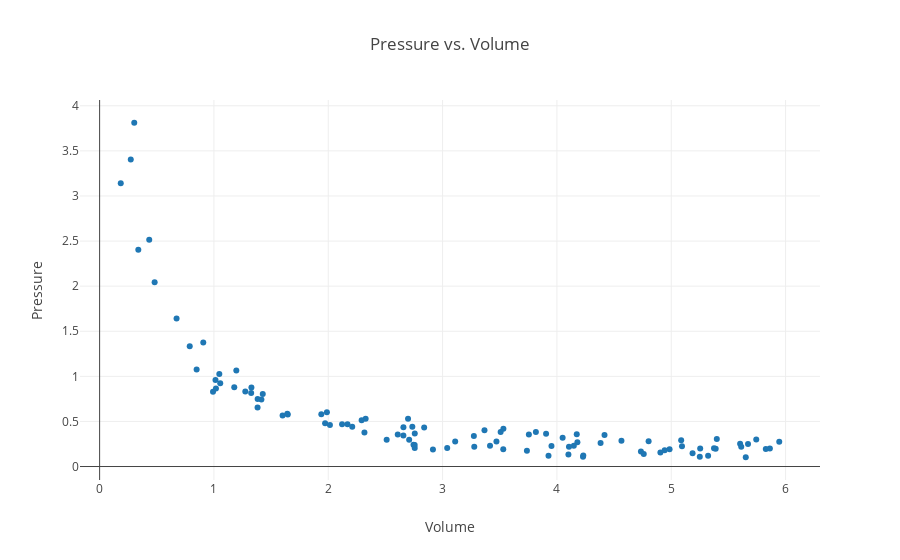

The code cell stored with this chart in its notebook:
### Code cell
# Imports.
import plotly.offline as py
from plotly.offline import init_notebook_mode, iplot
import plotly.graph_objs as go
import numpy as np

import math

# Initialize plotly for Jupyter notebooks.
init_notebook_mode(connected=True)

# Initialize data sets.
gx = []
gy = []

# Constant multiple in Boyle's Law.
k = 1

# Boyle's Law is technically PV = k, where k is constant for that specific system, (It varies between systems.)
# and P1V1 = P2V2 is only a result of this relationship. Students do not learn this however.
# For simplicity k is set to 1.

# Standard deviation.
sd = 0.15

# Randomly generate data based on user defined volume and number of trials.
for i in range(0, N):
    temp = np.random.random_sample() * volume
    
    # Prevent large outliers. The limit is arbitrary, it is just so the graph looks nice.
    limit = np.random.random_sample() + 1
    while(k/temp > volume/limit):
        temp = np.random.random_sample() * volume
    
    outputx = np.random.uniform(temp-sd, temp+sd)
    outputy = np.random.uniform((k/temp)-sd, (k/temp)+sd)
    
    gx.append(outputx)
    gy.append(outputy)

# Create a trace.
trace = go.Scatter(
    x = gx,
    y = gy,
    mode = 'markers'
)

# Label the graph.
templayout = go.Layout(
    title = 'Pressure vs. Volume',
    xaxis = dict(title='Volume'),
    yaxis = dict(title='Pressure')
)

# Plot graph
tempdata = [trace]
fig = go.Figure(data = tempdata, layout = templayout)
py.iplot(fig, filename='basic-scatter')

### Figure 1 — Plotly figure (JSON) as saved in the notebook; plotly's stock layout.template omitted (floating-point values rounded to 4 significant figures)
{"data": [{"mode": "markers", "type": "scatter", "uid": "77585630-846d-11e8-ac8b-28cfe9142f7f", "x": [1.939, 5.398, 5.389, 5.602, 1.178, 4.802, 3.952, 4.985, 2.657, 5.087, 2.708, 3.415, 1.6, 1.047, 3.532, 0.992, 5.374, 1.014, 4.905, 5.186, 5.323, 5.945, 4.179, 4.735, 2.698, 3.755, 0.3386, 4.382, 1.055, 2.511, 3.366, 5.612, 5.094, 4.228, 5.827, 1.415, 3.905, 5.863, 4.105, 0.8485, 2.757, 1.427, 4.148, 2.327, 1.988, 1.382, 5.253, 0.2726, 3.508, 5.744, 3.738, 2.839, 4.05, 2.756, 2.316, 0.303, 1.972, 2.657, 2.608, 2.916, 3.11, 1.646, 2.735, 2.21, 3.277, 4.942, 4.76, 2.292, 2.121, 4.564, 5.25, 3.273, 2.746, 0.4341, 2.168, 0.7882, 3.531, 0.6732, 4.231, 5.672, 1.196, 1.274, 3.926, 1.642, 0.1849, 1.326, 4.174, 5.652, 1.328, 0.9068, 0.4813, 3.471, 3.816, 4.416, 2.756, 3.04, 2.015, 1.018, 1.382, 4.101], "y": [0.5788, 0.304, 0.1977, 0.2522, 0.8799, 0.2803, 0.2281, 0.1924, 0.436, 0.2905, 0.2964, 0.231, 0.5659, 1.025, 0.4203, 0.8278, 0.203, 0.9581, 0.1557, 0.1469, 0.1182, 0.2735, 0.269, 0.1676, 0.5286, 0.355, 2.403, 0.262, 0.924, 0.2958, 0.4032, 0.22, 0.2242, 0.1076, 0.1933, 0.7421, 0.3641, 0.2001, 0.2198, 1.076, 0.3652, 0.8049, 0.2309, 0.5296, 0.6023, 0.7481, 0.2012, 3.403, 0.3818, 0.3007, 0.1743, 0.4336, 0.3178, 0.2052, 0.3786, 3.812, 0.4788, 0.3436, 0.3541, 0.1886, 0.2782, 0.578, 0.441, 0.4416, 0.2182, 0.1809, 0.1395, 0.5138, 0.4682, 0.2862, 0.1077, 0.3388, 0.2415, 2.515, 0.4698, 1.335, 0.1922, 1.641, 0.1223, 0.2486, 1.066, 0.8327, 0.1195, 0.5847, 3.142, 0.816, 0.3593, 0.1029, 0.8771, 1.375, 2.042, 0.2774, 0.3816, 0.349, 0.2383, 0.2053, 0.4605, 0.8658, 0.6548, 0.134]}], "layout": {"title": "Pressure vs. Volume", "xaxis": {"title": "Volume"}, "yaxis": {"title": "Pressure"}}}
